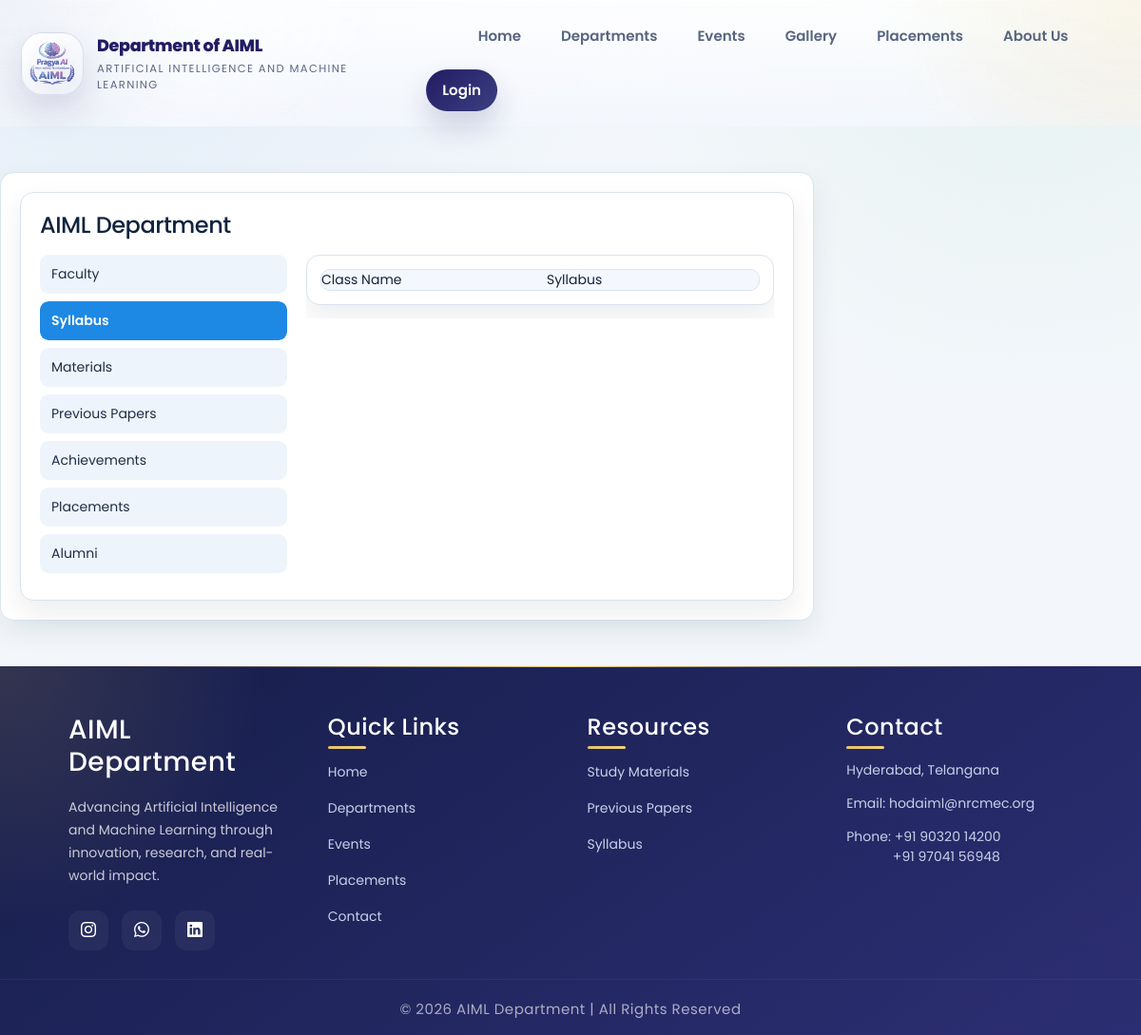
Before: /public/pages/Academics/syllabus.php with the older database file.
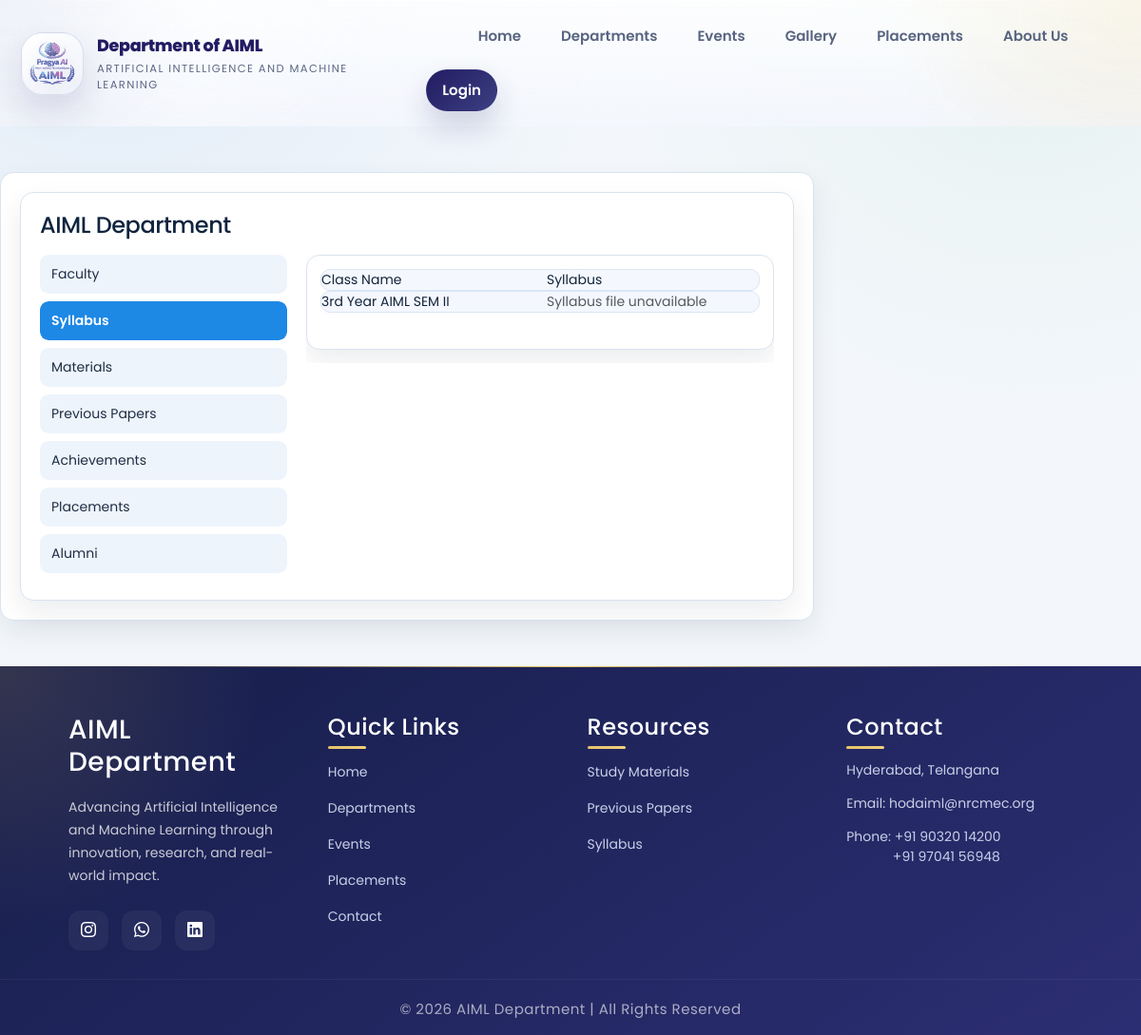
After: the same page with the newer database file.
### tables this page shows
CREATE TABLE `class` (
  `id` int(11) NOT NULL,
  `class_code` varchar(500) NOT NULL,
  `class_name` varchar(500) NOT NULL
);

### libraries/mysql.class.php (called while the page is built, shortened)
<?php
class DataBasePDO
{
	private static $hostname	=  DB_SERVER;
	private static $username	=  DB_USER;
	private static $password	=  DB_PASS;
	private static $dbname		=  DB_DATABASE;
	private static $instance 	= FALSE;
	private $db;
	public $fetch_mode 			= PDO::FETCH_ASSOC;
	private $last_statement		= NULL;
 	public function __construct($connect = true, $dataBase = null, $server = null,$userName = null, $passWord = null){
			$this->db = self::$instance;
 			return self::$instance;
 	}
	public function connectToDB(){
			$dns='mysql:host='.self::$hostname.';dbname='.self::$dbname;
	    	self::$instance = new PDO($dns, self::$username, self::$password);
	    	self::$instance->setAttribute(PDO::ATTR_ERRMODE, PDO::ERRMODE_EXCEPTION);
	    	self::$instance->setAttribute(PDO::ATTR_DEFAULT_FETCH_MODE, PDO::FETCH_ASSOC);
	    	$this->db = self::$instance;
	}
	public function executeQuery($sqlQuery = NULL){
			try {
				$this->affected_row = $this->db->exec($sqlQuery);
				return $this->affected_row;
			}
			catch (PDOException $e){
				$this->logDatabaseError($e);
				return false;
			}
	}
	public function getOnePrepared($sqlQuery = NULL, $params = array()){
			if (!$this->internalPreparedQuery($sqlQuery, $params)){
				return false;
			}
			$result = $this->last_statement->fetch();
			return $result;
	}
	public function getAllResults($sqlQuery = NULL){
			if (!$this->internalQuery($sqlQuery)){
				return array();
			}
			$result = $this->last_statement->fetchAll();
			return $result;
	}
	public function internalQuery($sqlQuery = NULL){
			try {
				$stmt = $this->db->query($sqlQuery);
				$stmt->setFetchMode($this->fetch_mode);
				$this->last_statement = $stmt;
				return TRUE;
			}
			catch (PDOException $e){
				$this->logDatabaseError($e);
				return false;
			}
	}
	public function internalPreparedQuery($sqlQuery = NULL, $params = array()){
			try {
				$stmt = $this->db->prepare($sqlQuery);
				$stmt->execute($params);
				$stmt->setFetchMode($this->fetch_mode);
				$this->last_statement = $stmt;
				return TRUE;
			}
			catch (PDOException $e){
				$this->logDatabaseError($e);
				return false;
			}
	}
}
?>

### libraries/functions.class.php (called while the page is built, shortened)
<?php
	include_once("mysql.class.php");
 	class DataFunctions {
 		public $dbObj;
 		public function __construct(){
 			$this->dbObj = new DataBasePDO();
			try { $this->ensureAdminSchema(); } catch (Exception $e) {}
			try { $this->ensureModernAuthSchema(); } catch (Exception $e) {}
			try { $this->ensureStaffAuthSchema(); } catch (Exception $e) {}
			try { $this->ensureEventSchema(); } catch (Exception $e) {}
 		}
	private function assertSafeIdentifier($identifier){
		$identifier = trim((string)$identifier);
		return $identifier;
	}
	private function ensureUsersAlumniFallbackSchema(){
		$usersTable = $this->assertSafeIdentifier(TB_USERS);
		$alumniIdx = $this->dbObj->getAllResults('SHOW INDEX FROM `'.$usersTable.'` WHERE Key_name = "idx_users_is_alumni"');
		if (empty($alumniIdx)) {
			$this->dbObj->executeQuery('CREATE INDEX `idx_users_is_alumni` ON `'.$usersTable.'` (`is_alumni`)');
		}
	}
	private function ensureUsersAcademicLifecycleSchema(){
		$usersTable = $this->assertSafeIdentifier(TB_USERS);
		try {
			$sectionColumn = $this->dbObj->getOnePrepared(
				"SELECT IS_NULLABLE, COLUMN_TYPE
				 FROM information_schema.COLUMNS
				 WHERE TABLE_SCHEMA = DATABASE()
				   AND TABLE_NAME = :table_name
				   AND COLUMN_NAME = 'section'
				 LIMIT 1",
				array(':table_name' => $usersTable)
			);
			if (!empty($sectionColumn)) {
				$columnType = trim((string)($sectionColumn['COLUMN_TYPE'] ?? 'varchar(10)'));
				$isNullable = strtoupper((string)($sectionColumn['IS_NULLABLE'] ?? 'NO'));
				if ($isNullable !== 'YES') {
					$this->dbObj->executeQuery("ALTER TABLE `".$usersTable."` MODIFY `section` ".$columnType." NULL DEFAULT NULL COMMENT 'section'");
				}
			}
		} catch (Exception $e) {}
		$userTypeIdx = $this->dbObj->getAllResults('SHOW INDEX FROM `'.$usersTable.'` WHERE Key_name = "idx_users_user_type"');
		if (empty($userTypeIdx)) {
			$this->dbObj->executeQuery('CREATE INDEX `idx_users_user_type` ON `'.$usersTable.'` (`user_type`)');
		}
		$passoutIdx = $this->dbObj->getAllResults('SHOW INDEX FROM `'.$usersTable.'` WHERE Key_name = "idx_users_passout_year"');
		if (empty($passoutIdx)) {
			$this->dbObj->executeQuery('CREATE INDEX `idx_users_passout_year` ON `'.$usersTable.'` (`passout_year`)');
		}
	}
	private function ensureUsersRoleSchema(){
		$usersTable = $this->assertSafeIdentifier(TB_USERS);
		if ($this->tableHasColumn($usersTable, 'role')) {
			$roleIdx = $this->dbObj->getAllResults('SHOW INDEX FROM `'.$usersTable.'` WHERE Key_name = "idx_users_role"');
			if (empty($roleIdx)) {
				$this->dbObj->executeQuery('CREATE INDEX `idx_users_role` ON `'.$usersTable.'` (`role`)');
			}
			return;
		}
		$this->dbObj->executeQuery("ALTER TABLE `".$usersTable."` ADD COLUMN `role` ENUM('student','alumni','admin') NOT NULL DEFAULT 'student'");
		$this->dbObj->executeQuery('CREATE INDEX `idx_users_role` ON `'.$usersTable.'` (`role`)');
	}
	private function ensureModernAuthSchema(){
		$this->ensureColumnDefinition(ADMIN_TABLE, 'last_access', "timestamp NULL DEFAULT NULL COMMENT 'customer login time and date is stored'");
		$this->ensureColumnDefinition(TB_USERS, 'password', "varchar(255) NOT NULL COMMENT 'user password is stored'");
		$this->ensureColumnDefinition(ADMIN_TABLE, 'password', "varchar(255) NOT NULL COMMENT 'customer password is stored'");
		$this->ensureColumnDefinition(TB_USERS, 'address', "varchar(255) NOT NULL COMMENT 'user address is stored'");
		$this->ensureColumnDefinition(ADMIN_TABLE, 'address', "varchar(255) NOT NULL COMMENT 'customer address is stored'");
	}
	private function ensureStaffAuthSchema(){
		$table = $this->assertSafeIdentifier(TB_STAFF);
		$idColumn = $this->dbObj->getOnePrepared(
			"SELECT COLUMN_KEY, EXTRA
			 FROM information_schema.COLUMNS
			 WHERE TABLE_SCHEMA = DATABASE()
			   AND TABLE_NAME = :table_name
			   AND COLUMN_NAME = 'id'
			 LIMIT 1",
			array(':table_name' => $table)
		);
		if (!empty($idColumn)) {
			$columnKey = strtoupper((string)($idColumn['COLUMN_KEY'] ?? ''));
			$extra = strtolower((string)($idColumn['EXTRA'] ?? ''));
			if ($columnKey === 'PRI' && strpos($extra, 'auto_increment') === false) {
				$this->dbObj->executeQuery('ALTER TABLE `'.$table.'` MODIFY `id` int(11) NOT NULL AUTO_INCREMENT');
			}
		}
		$columnCheck = $this->dbObj->getAllResults('SHOW COLUMNS FROM `'.$table.'` LIKE "password"');
		if (empty($columnCheck)) {
			$this->dbObj->executeQuery('ALTER TABLE `'.$table.'` ADD COLUMN `password` varchar(255) NOT NULL DEFAULT "" AFTER `e_mail`');
		} else {
			$this->ensureColumnDefinition($table, 'password', "varchar(255) NOT NULL DEFAULT ''");
		}
	}
	private function ensureAdminSchema(){
		$table = $this->assertSafeIdentifier(ADMIN_TABLE);
		try {
			$this->dbObj->executeQuery(
				"UPDATE `".$table."`
				 SET `last_access` = NULL
				 WHERE CAST(`last_access` AS CHAR(19)) = '0000-00-00 00:00:00'"
			);
		} catch (Exception $e) {}
		$this->ensureColumnDefinition($table, 'last_access', "timestamp NULL DEFAULT NULL COMMENT 'customer login time and date is stored'");
		$this->ensurePrimaryAutoIncrementId($table);
	}
	private function ensureAchievementsSchema(){
		$table = $this->assertSafeIdentifier(TB_ACHIEVEMENTS);
		$this->dbObj->executeQuery(
			'CREATE TABLE IF NOT EXISTS `'.$table.'` (
				`id` int(11) NOT NULL AUTO_INCREMENT,
				`category_id` tinyint(4) NOT NULL,
				`achievement_desc` blob NOT NULL,
				PRIMARY KEY (`id`)
			) ENGINE=InnoDB DEFAULT CHARSET=latin1'
		);
	}
	private function ensureGallerySchema(){
		$categoryTable = $this->assertSafeIdentifier(TB_GALLERY_CATEGORY);
		$createSql = "CREATE TABLE IF NOT EXISTS `".$categoryTable."` (
			`id` int(11) NOT NULL AUTO_INCREMENT,
			`category_name` varchar(500) NOT NULL,
			`linked_event_id` int(11) DEFAULT NULL,
			`sort_order` int(11) NOT NULL DEFAULT 0,
			`is_active` tinyint(4) NOT NULL DEFAULT 1,
			PRIMARY KEY (`id`)
		) ENGINE=InnoDB DEFAULT CHARSET=latin1";
		$this->dbObj->executeQuery($createSql);
	}
	private function ensureEventSchema(){
		$eventTypesTable = $this->assertSafeIdentifier(TB_EVENT_TYPES);
		$eventsTable = $this->assertSafeIdentifier(TB_EVENTS);
		$this->dbObj->executeQuery(
			'CREATE TABLE IF NOT EXISTS `'.$eventTypesTable.'` (
				`id` int(11) NOT NULL AUTO_INCREMENT,
				`event_type` varchar(255) NOT NULL,
				PRIMARY KEY (`id`)
			) ENGINE=InnoDB DEFAULT CHARSET=latin1'
		);
		$this->dbObj->executeQuery(
			'CREATE TABLE IF NOT EXISTS `'.$eventsTable.'` (
				`id` int(11) NOT NULL AUTO_INCREMENT,
				`event_type_id` int(11) NOT NULL DEFAULT 0,
				`event_name` varchar(255) NOT NULL DEFAULT \'\',
				`event_desc` text NOT NULL,
				`event_address` text NOT NULL,
				`event_date` date NOT NULL,
				`reg_frm_date` date NULL DEFAULT NULL,
				`reg_to_date` date NULL DEFAULT NULL,
				`is_registration` tinyint(1) NOT NULL DEFAULT 0,
				PRIMARY KEY (`id`)
			) ENGINE=InnoDB DEFAULT CHARSET=latin1'
		);
		$this->ensurePrimaryAutoIncrementId($eventTypesTable);
	}
	private function ensurePrimaryAutoIncrementId($table){
		$table = $this->assertSafeIdentifier($table);
		$idColumn = $this->dbObj->getOnePrepared(
			"SELECT COLUMN_KEY, EXTRA
			 FROM information_schema.COLUMNS
			 WHERE TABLE_SCHEMA = DATABASE()
			   AND TABLE_NAME = :table_name
			   AND COLUMN_NAME = 'id'
			 LIMIT 1",
			array(':table_name' => $table)
		);
		$columnKey = strtoupper((string)($idColumn['COLUMN_KEY'] ?? ''));
		$extra = strtolower((string)($idColumn['EXTRA'] ?? ''));
		if ($columnKey !== 'PRI') {
			$primaryKey = $this->dbObj->getAllResults('SHOW INDEX FROM `'.$table.'` WHERE Key_name = "PRIMARY"');
			if (empty($primaryKey)) {
				$this->dbObj->executeQuery('ALTER TABLE `'.$table.'` ADD PRIMARY KEY (`id`)');
			}
		}
		if (strpos($extra, 'auto_increment') === false) {
			$this->dbObj->executeQuery('ALTER TABLE `'.$table.'` MODIFY `id` int(11) NOT NULL AUTO_INCREMENT');
		}
	}
	private function ensureEventIndex($table, $indexName, $columnSql){
		$table = $this->assertSafeIdentifier($table);
		$indexName = $this->assertSafeIdentifier($indexName);
		$existing = $this->dbObj->getAllResults('SHOW INDEX FROM `'.$table.'` WHERE Key_name = "'.$indexName.'"');
		if (empty($existing)) {
			$this->dbObj->executeQuery('CREATE INDEX `'.$indexName.'` ON `'.$table.'` '.$columnSql);
		}
	}
	private function ensurePlacementsSchema(){
		$table = $this->assertSafeIdentifier(TB_PLACEMENTS);
		$statsTable = $this->assertSafeIdentifier(TB_PLACEMENT_STATS);
		$this->dbObj->executeQuery(
			'CREATE TABLE IF NOT EXISTS `'.$table.'` (
				`id` int(11) NOT NULL AUTO_INCREMENT,
				`category_id` tinyint(4) NOT NULL,
				`placement_desc` blob NOT NULL,
				PRIMARY KEY (`id`)
			) ENGINE=InnoDB DEFAULT CHARSET=latin1'
		);
		$this->dbObj->executeQuery(
			'CREATE TABLE IF NOT EXISTS `'.$statsTable.'` (
				`id` int(11) NOT NULL AUTO_INCREMENT,
				`students_placed` varchar(50) NOT NULL DEFAULT \'\',
				`companies_visited` varchar(50) NOT NULL DEFAULT \'\',
				`highest_package` varchar(50) NOT NULL DEFAULT \'\',
				`average_package` varchar(50) NOT NULL DEFAULT \'\',
				`updated_at` timestamp NOT NULL DEFAULT CURRENT_TIMESTAMP ON UPDATE CURRENT_TIMESTAMP,
				PRIMARY KEY (`id`)
			) ENGINE=InnoDB DEFAULT CHARSET=latin1'
		);
	}
	private function ensurePlacementIndex($table, $indexName, $columnSql){
		$table = $this->assertSafeIdentifier($table);
		$indexName = $this->assertSafeIdentifier($indexName);
		$existing = $this->dbObj->getAllResults('SHOW INDEX FROM `'.$table.'` WHERE Key_name = "'.$indexName.'"');
		if (empty($existing)) {
			$this->dbObj->executeQuery('CREATE INDEX `'.$indexName.'` ON `'.$table.'` '.$columnSql);
		}
	}
	private function tableHasColumn($table, $columnName){
		$table = $this->assertSafeIdentifier($table);
		$columnName = $this->assertSafeIdentifier($columnName);
		$result = $this->dbObj->getAllResults('SHOW COLUMNS FROM `'.$table.'` LIKE "'.$columnName.'"');
		return !empty($result);
	}
	private function ensureAcademicBatchSchema(){
		$subIdx = $this->dbObj->getAllResults('SHOW INDEX FROM `'.TB_SUBJECTS.'` WHERE Key_name = "idx_subject_batch_class"');
		if (empty($subIdx)) {
			$this->dbObj->executeQuery('CREATE INDEX `idx_subject_batch_class` ON `'.TB_SUBJECTS.'` (`batch_id`, `class_id`)');
		}
		$sylIdx = $this->dbObj->getAllResults('SHOW INDEX FROM `'.TB_SYLLABUS.'` WHERE Key_name = "idx_syllabus_batch_class"');
		if (empty($sylIdx)) {
			$this->dbObj->executeQuery('CREATE INDEX `idx_syllabus_batch_class` ON `'.TB_SYLLABUS.'` (`batch_id`, `class_id`)');
		}
	}
	private function ensureColumnDefinition($table, $columnName, $definition){
		$table = $this->assertSafeIdentifier($table);
		$columnName = $this->assertSafeIdentifier($columnName);
		$definition = trim((string)$definition);
		$checkSql = "SELECT COLUMN_TYPE, IS_NULLABLE, COLUMN_DEFAULT
					 FROM information_schema.COLUMNS
					 WHERE TABLE_SCHEMA = DATABASE()
					   AND TABLE_NAME = :table_name
					   AND COLUMN_NAME = :column_name
					 LIMIT 1";
		$result = $this->dbObj->getOnePrepared($checkSql, array(
			':table_name' => $table,
			':column_name' => $columnName
		));
		$currentType = strtolower((string)($result['COLUMN_TYPE'] ?? ''));
		if ($columnName === 'password' && strpos($currentType, 'varchar(255)') !== false) {
			return;
		}
		if ($columnName === 'address' && preg_match('/varchar\((\d+)\)/', $currentType, $matches) && (int)$matches[1] >= 255) {
			return;
		}
		$alterSql = "ALTER TABLE `".$table."` MODIFY `".$columnName."` ".$definition;
		$this->dbObj->executeQuery($alterSql);
	}
}

### public/pages/Academics/syllabus.php (the view, shortened to what the changed rows need)
<?php
include_once(INCLUDES_PATH . '/header.php');
require_once(LIB_PATH . '/functions.class.php');
$fcObj = new DataFunctions();
$tbClass = TB_CLASS;
$tbSyllabus = TB_SYLLABUS;
$batchId = 0;
$onlyClassId = 0;
$onlyClassName = '';
if ($onlyClassId > 0) {
    $classes = array(array('id' => $onlyClassId, 'class_name' => $onlyClassName));
} else {
    $classes = $fcObj->getClassesWOPO($tbClass);
}
$classesCnt = sizeof($classes);
$syllabus = array();
for ($i = 0; $i < $classesCnt; $i++) {
    $classId = (int)$classes[$i]['id'];
    $syllabus[$i] = $fcObj->getSyllabusForClass($tbSyllabus, $classId, $batchId);
}
?>
		 <div class="box1">
        <div class="wrapper">
          <article class="col1">
				<div id="index_cont">
				<div id="content">
					<div id='content_right' class='content_right'>
						<div class="comteeMem">
							<?php
								for($j=0; $j< $classesCnt; $j++){
									if( !empty( $syllabus[$j] ) ){
							?>
									<div class="usersDetHeader">
										<div class='eventCandName'>
										<?php
											echo $classes[$j]['class_name'];
										?>
										</div>
										<div  class="eventCandClass">
											<?php
												$sylFile = trim((string)$syllabus[$j][0]['syllabus_name']);
												$sylPath = ROOT_PATH . '/public/uploads/syllabus/' . $sylFile;
												$isSafeSyllabus = preg_match('/^[A-Za-z0-9 ._()\\-]+$/', $sylFile) === 1;
											?>
											<?php if ($sylFile !== '' && $isSafeSyllabus && file_exists($sylPath)) { ?>
												<a href="<?php echo BASE_URL; ?>/public/uploads/syllabus/<?php echo rawurlencode($sylFile); ?>" target="_blank">
													Download Syllabus
												</a>
											<?php } else { ?>
												<span class="text-muted">Syllabus file unavailable</span>
											<?php } ?>
										</div>
									</div>
									<br class="clearfix" />
							<?php
									}
								}
							?>
						</div>
					</div>
					<br class="clearfix" />
				</div>
					</article>
</div>
</div>
<?php include_once(INCLUDES_PATH . '/footer.php'); ?>

Changed rows visible on the page:
added class: class_name "3rd Year AIML SEM II"
